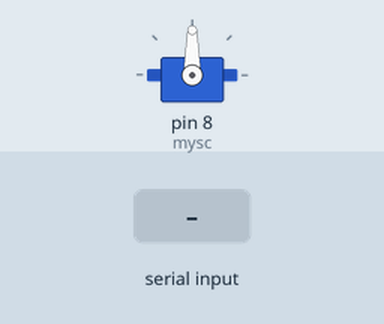
The sketch below on a simulated Arduino Uno, built with avr-gcc and run on an emulated ATmega328P. Parts: servo. The test bench sets the inputs (shaded band).

Above: at 1.2 s.
1.3 s: "1" received over Serial
At 2.2 s:
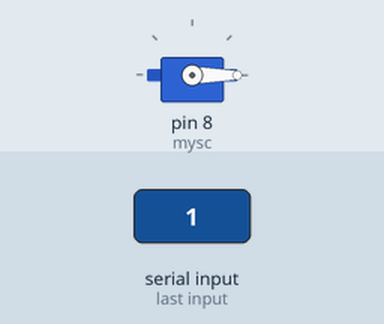
2.8 s: "2" received over Serial
At 3.3 s:
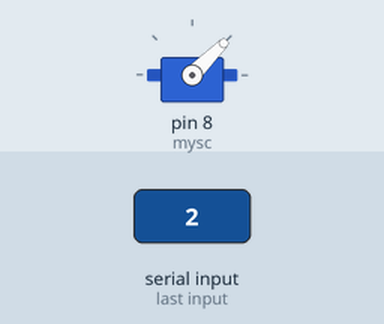
4.3 s: "4" received over Serial
At 5.5 s:
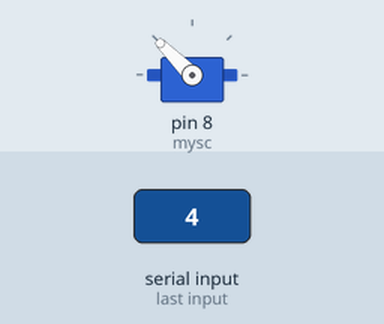
5.8 s: "5" received over Serial
At 6.8 s:
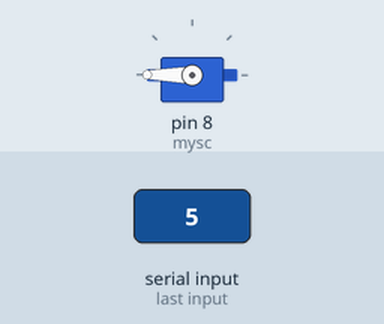
7.3 s: "3" received over Serial
At 7.9 s:
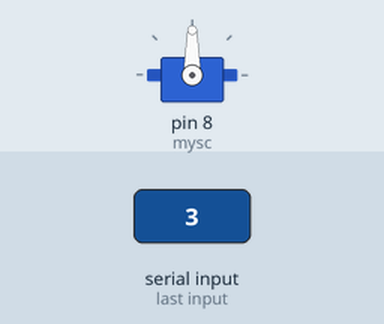
Timing chart, 0 to 9.8 s (numbered marks = the images above; inputs shaded):
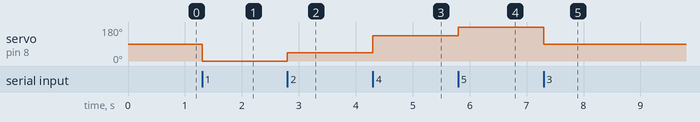

Measured:
- after the input at 1.3 s, servo on pin 8 (mysc): 90° → 0° at once
- after the input at 2.8 s, servo on pin 8 (mysc): 0° → 45° at once
- after the input at 4.3 s, servo on pin 8 (mysc): 45° → 135° at once
- after the input at 5.8 s, servo on pin 8 (mysc): 135° → 180° at once
- after the input at 7.3 s, servo on pin 8 (mysc): 180° → 90° at once

The sketch:

assignment4-2.okeunji.ino
```cpp
//시리얼 통신으로 1~5의 숫자가 들어오면 그에 해당하는 임의의 각도로 서보모터를 회전
// 문자 'a'가 입력되면 가스 센서의 현재 값을 응답함
#include <Servo.h>
Servo mysc; //Servo 클래스 사용

int sensorValue = 0;

void setup() {
  Serial.begin(9600);


  mysc.attach(8);
}

void loop() {
  int input;
  if(Serial.available())
  {
    input = Serial.read();
    if (input == '1') mysc.write(0);
    else if (input == '2') mysc.write(45);
    else if (input == '3') mysc.write(90);
    else if (input == '4') mysc.write(135);
    else if (input == '5') mysc.write(180);
    else if (input == 'a')
    {
      sensorValue = analogRead(A0);
      Serial.print("가스 : ");
      Serial.println(sensorValue);
    }
  }
}
```
